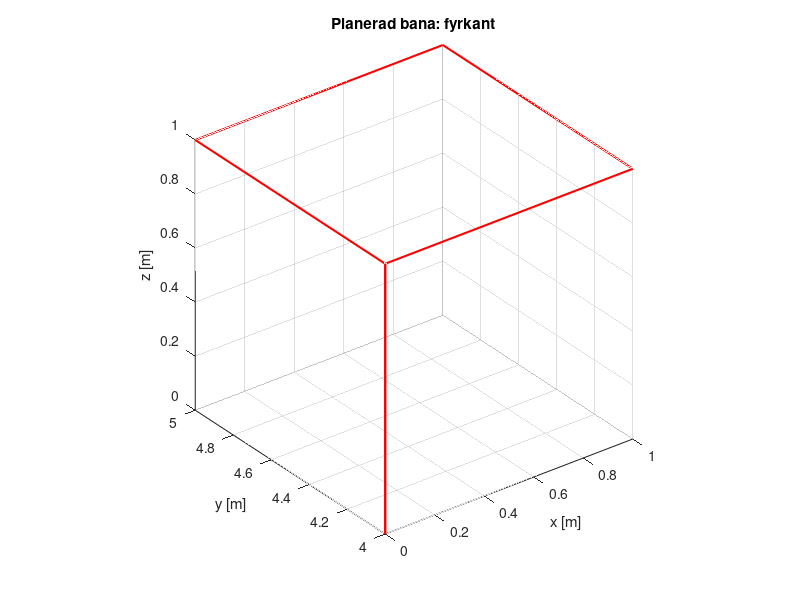

MATLAB code to generate this figure: (Note: this script raises an error after producing the figure.)
%% 1. Bygg banan (före varje körning)
bana = 'fyrkant';      % 'fyrkant', 'cirkel' eller 'lutad'

% Startposition från Vicon
x0   = 0;
y0   = 4;
yaw0 = 0;

% Banans storlek och fart
z0   = 1.0;            % flyghöjd [m]
v    = 0.05;           % fart [m/s]
sida = 1.0;            % fyrkantens sida [m]
r    = 0.5;            % cirkelns radie [m]

% Start: stå 3 s, lyft på 10 s, sväva 5 s
%             t   x  y  z   yaw
referens = [  0   0  0  0   yaw0
              3   0  0  0   yaw0
             13   0  0  z0  yaw0
             18   0  0  z0  0    ];
t0 = 18;

switch bana
    case 'fyrkant'
        horn = [0 0; sida 0; sida sida; 0 sida; 0 0];
        yaw  = [0 pi/2 pi 3*pi/2];

        t = t0;
        for k = 1:4
            t = t + 4;          % vrid mot nästa hörn
            referens(end+1,:) = [t horn(k,:)   z0 yaw(k)];
            t = t + sida/v;     % flyg till nästa hörn
            referens(end+1,:) = [t horn(k+1,:) z0 yaw(k)];
        end

    case 'cirkel'
        T = 2*pi*r/v;
        t = (0.1:0.1:T)';
        s = pi + 2*pi*t/T;
        x = r + r*cos(s);
        y = r*sin(s);
        z = z0*ones(size(t));
        yaw = atan2(-y, r - x);           % titta mot mitten
        referens = [referens; t0+t x y z yaw];

    case 'lutad'
        T = 2*pi*r/v;
        t = (0.1:0.1:T)';
        s = pi + 2*pi*t/T;
        x = r + r*cos(s);
        y = r*sin(s)*cos(pi/4);           % lutad 45 grader
        z = z0 + r*sin(s)*sin(pi/4);
        yaw = zeros(size(t));
        referens = [referens; t0+t x y z yaw];
end

% Slut: sväva 5 s, landa på 10 s
sista = referens(end,:);
referens(end+1,:) = [sista(1)+5   sista(2:5)];
referens(end+1,:) = [sista(1)+15  sista(2:3) 0 sista(5)];

% Flytta banan till startpositionen
referens(:,2) = referens(:,2) + x0;
referens(:,3) = referens(:,3) + y0;
referens(:,5) = unwrap(referens(:,5));

fprintf('Bana "%s": %.0f s lång.\n', bana, referens(end,1))

figure(10); clf
plot3(referens(:,2), referens(:,3), referens(:,4), 'r', 'LineWidth', 1.5)
axis equal; grid on; xlabel('x [m]'); ylabel('y [m]'); zlabel('z [m]')
title(['Planerad bana: ' bana])


%% 2. Plotta (efter körningen)
t       = logg_xy.Time;
x_ref   = logg_xy.Data(:,1);
y_ref   = logg_xy.Data(:,2);
x       = logg_xy.Data(:,3);
y       = logg_xy.Data(:,4);
yaw     = unwrap(logg_xy.Data(:,5));
yaw_ref = logg_xy.Data(:,8);
z_ref   = logg_z.Data(:,1);
z       = logg_z.Data(:,2);

figure(1); clf
subplot(4,1,1); plot(t, x_ref, 'r--', t, x, 'b'); grid on; ylabel('x [m]')
legend('Referens', 'Uppmätt'); title(['Task 3 (' bana '): referens mot uppmätt'])
subplot(4,1,2); plot(t, y_ref, 'r--', t, y, 'b'); grid on; ylabel('y [m]')
subplot(4,1,3); plot(t, z_ref, 'r--', t, z, 'b'); grid on; ylabel('z [m]')
subplot(4,1,4); plot(t, yaw_ref, 'r--', t, yaw, 'b'); grid on; ylabel('yaw [rad]')
xlabel('Tid [s]')

figure(2); clf
plot(x_ref, y_ref, 'r--', 'LineWidth', 1.5); hold on
plot(x, y, 'b')
k = 1:round(numel(t)/25):numel(t);
quiver(x(k), y(k), 0.08*cos(yaw(k)), 0.08*sin(yaw(k)), 0, 'k')
axis equal; grid on; xlabel('x [m]'); ylabel('y [m]')
legend('Referens', 'Uppmätt', 'Yaw'); title(['Task 3 (' bana '): bana i XY-planet'])

if strcmp(bana, 'lutad')
    figure(3); clf
    plot3(x_ref, y_ref, z_ref, 'r--', 'LineWidth', 1.5); hold on
    plot3(x, y, z, 'b')
    axis equal; grid on; xlabel('x [m]'); ylabel('y [m]'); zlabel('z [m]')
    legend('Referens', 'Uppmätt'); title('Task 3 (lutad): bana i 3D'); view(30, 25)
    exportgraphics(figure(3), ['task3_fysisk_' bana '_3d.png'], 'Resolution', 300)
end

exportgraphics(figure(1), ['task3_fysisk_' bana '_axlar.png'], 'Resolution', 300)
exportgraphics(figure(2), ['task3_fysisk_' bana '_xy.png'], 'Resolution', 300)
save(['task3_fysisk_' bana '_logg.mat'], 'logg_xy', 'logg_z', 'referens')
